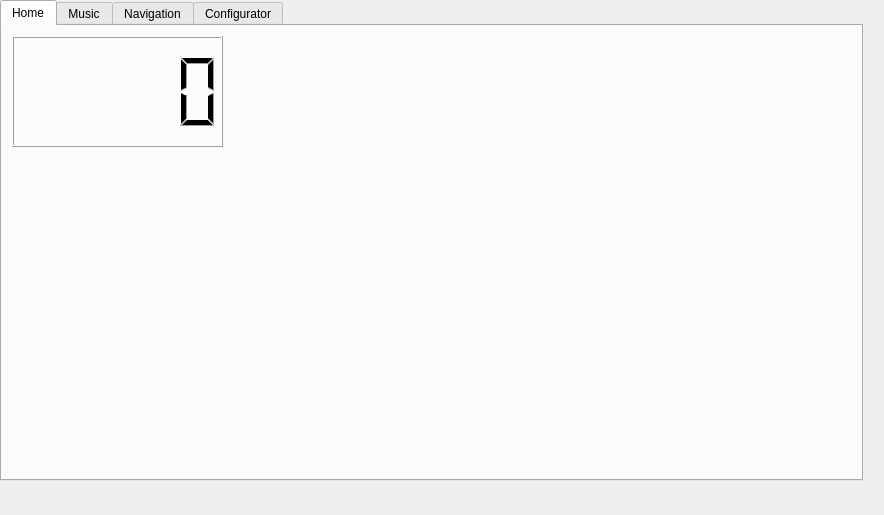
<?xml version="1.0" encoding="UTF-8"?>
<ui version="4.0">
 <class>Form</class>
 <widget class="QWidget" name="Form">
  <property name="geometry">
   <rect>
    <x>0</x>
    <y>0</y>
    <width>884</width>
    <height>515</height>
   </rect>
  </property>
  <property name="windowTitle">
   <string>Form</string>
  </property>
  <widget class="QTabWidget" name="tabWidget_main">
   <property name="geometry">
    <rect>
     <x>0</x>
     <y>0</y>
     <width>863</width>
     <height>481</height>
    </rect>
   </property>
   <property name="minimumSize">
    <size>
     <width>863</width>
     <height>479</height>
    </size>
   </property>
   <property name="maximumSize">
    <size>
     <width>865</width>
     <height>481</height>
    </size>
   </property>
   <property name="currentIndex">
    <number>0</number>
   </property>
   <widget class="QWidget" name="tab_home">
    <attribute name="title">
     <string>Home</string>
    </attribute>
    <widget class="QLCDNumber" name="lcdNumber_clock">
     <property name="geometry">
      <rect>
       <x>10</x>
       <y>10</y>
       <width>211</width>
       <height>111</height>
      </rect>
     </property>
    </widget>
   </widget>
   <widget class="QWidget" name="tab_music">
    <attribute name="title">
     <string>Music</string>
    </attribute>
   </widget>
   <widget class="QWidget" name="tab_navigation">
    <attribute name="title">
     <string>Navigation</string>
    </attribute>
   </widget>
   <widget class="QWidget" name="tab_configurator">
    <attribute name="title">
     <string>Configurator</string>
    </attribute>
   </widget>
  </widget>
 </widget>
 <resources/>
 <connections/>
</ui>
